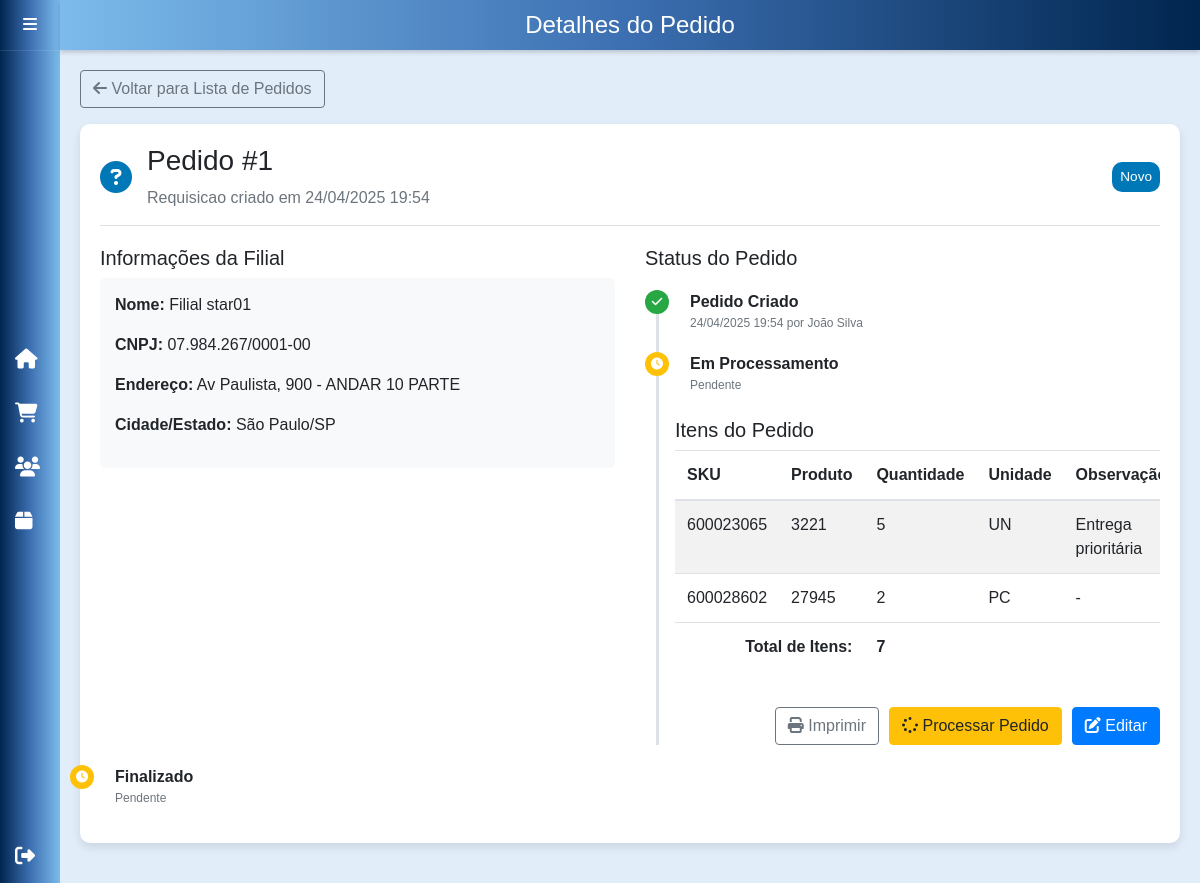
The page /pages/admin/detalhes_pedido.php?id=1 (signed in) on the database its author committed.
### tables this page shows
CREATE TABLE pedidos (
    id INT AUTO_INCREMENT PRIMARY KEY,
    data DATETIME DEFAULT CURRENT_TIMESTAMP,
    tipo_pedido ENUM('requisicao', 'troca', 'doacao', 'devolucao') NOT NULL DEFAULT 'requisicao',
    status ENUM('novo', 'processo', 'finalizado') NOT NULL DEFAULT 'novo',
    filial_id INT,
    usuario_id INT,
    observacoes TEXT,
    data_processamento DATETIME,
    data_finalizacao DATETIME,
    FOREIGN KEY (filial_id) REFERENCES filiais(id),
    FOREIGN KEY (usuario_id) REFERENCES usuarios(id)
);

CREATE TABLE filiais (
    id INT AUTO_INCREMENT PRIMARY KEY,
    nome_filial VARCHAR(255) NOT NULL,
    cnpj VARCHAR(20) NOT NULL,
    responsavel VARCHAR(255),
    endereco VARCHAR(255),
    cep VARCHAR(10),
    bairro VARCHAR(100),
    cidade VARCHAR(100),
    uf CHAR(2),
    estado CHAR(2)
);

CREATE TABLE usuarios (
    id INT NOT NULL AUTO_INCREMENT PRIMARY KEY,
    username VARCHAR(255) NOT NULL,
    password VARCHAR(255) NOT NULL,
    tipo_usuario INT NOT NULL,
    cnpj VARCHAR(20),
    responsavel VARCHAR(255),
    endereco VARCHAR(255),
    cep VARCHAR(10),
    bairro VARCHAR(100),
    cidade VARCHAR(100),
    uf CHAR(2),
    nome VARCHAR(255),
    FOREIGN KEY (tipo_usuario) REFERENCES tipo_usuario(id)
);

CREATE TABLE pedido_itens (
    id INT AUTO_INCREMENT PRIMARY KEY,
    pedido_id INT,
    sku INT,
    quantidade INT,
    observacao TEXT,
    FOREIGN KEY (pedido_id) REFERENCES pedidos(id),
    FOREIGN KEY (sku) REFERENCES produtos(sku)
);

CREATE TABLE produtos (
    sku INT NOT NULL PRIMARY KEY,
    produto VARCHAR(255) NOT NULL,
    grupo VARCHAR(255) NOT NULL,
    unidade_medida VARCHAR(10) DEFAULT 'UN'
);

### pages/admin/detalhes_pedido.php (the view, shortened to what this page needs)
<?php
require_once '../../includes/db.php';
$pedido_id = intval($_GET['id']);
$query = "SELECT p.*, f.nome_filial, f.cnpj, f.endereco, f.cidade, f.estado, u.nome as usuario_nome
          FROM pedidos p
          JOIN filiais f ON p.filial_id = f.id
          JOIN usuarios u ON p.usuario_id = u.id
          WHERE p.id = ?";
$stmt = $conn->prepare($query);
$stmt->bind_param("i", $pedido_id);
$stmt->execute();
$resultado = $stmt->get_result();
$pedido = $resultado->fetch_assoc();
$query_itens = "SELECT i.*, pr.produto, pr.unidade_medida
                FROM pedido_itens i
                JOIN produtos pr ON i.sku = pr.sku
                WHERE i.pedido_id = ?";
$stmt_itens = $conn->prepare($query_itens);
$stmt_itens->bind_param("i", $pedido_id);
$stmt_itens->execute();
$itens = $stmt_itens->get_result();
?>
<!DOCTYPE html>
<html lang="pt-BR">
<head>
    <link href="https://stackpath.bootstrapcdn.com/bootstrap/4.5.2/css/bootstrap.min.css" rel="stylesheet">
    <link rel="stylesheet" href="https://cdnjs.cloudflare.com/ajax/libs/font-awesome/5.15.4/css/all.min.css">
    <link rel="stylesheet" href="https://cdnjs.cloudflare.com/ajax/libs/font-awesome/6.5.0/css/all.min.css">
    <link rel="stylesheet" href="../../css/pedidos.css">
</head>
<body>
    <div class="sidebar">
        <div class="sidebar-header">
            <i class="fas fa-bars"></i>
        </div>
        <div>
            <a href="dashboard.php">
                <i class="fas fa-home icon"></i>
            </a>
            <a href="pedidos.php">
                <i class="fas fa-shopping-cart icon"></i>
            </a>
            <a href="usuarios.php">
                <i class="fas fa-users icon"></i>
            </a>
            <a href="produtos.php">
                <i class="fas fa-box icon"></i>
            </a>
        </div>
        <a href="../../logout/logout.php">
            <i class="fas fa-sign-out-alt icon"></i>
        </a>
    </div>
    <div class="content">
        <div class="header">
            <h1>Detalhes do Pedido</h1>
        </div>
        <div class="main-content">
            <div class="mb-3">
                <a href="pedidos.php" class="btn btn-outline-secondary">
                    <i class="fas fa-arrow-left"></i> Voltar para Lista de Pedidos
                </a>
            </div>
            <div class="details-card">
                <div class="details-header">
                    <div class="d-flex align-items-center">
                        <?php
                        $tipoIconMap = [
                            'requisicao' => '<i class="fas fa-file-invoice pedido-tipo-icon"></i>',
                            'troca' => '<i class="fas fa-exchange-alt pedido-tipo-icon"></i>',
                            'doacao' => '<i class="fas fa-gift pedido-tipo-icon"></i>',
                            'devolucao' => '<i class="fas fa-undo-alt pedido-tipo-icon"></i>'
                        ];
                        $tipoIcon = $tipoIconMap[$pedido['tipo_pedido']] ?? '<i class="fas fa-question-circle pedido-tipo-icon"></i>';
                        echo $tipoIcon;
                        ?>
                        <div>
                            <h3>Pedido #<?= $pedido_id ?></h3>
                            <p class="text-muted mb-0">
                                <?= ucfirst($pedido['tipo_pedido']) ?> criado em <?= date('d/m/Y H:i', strtotime($pedido['data'])) ?>
                            </p>
                        </div>
                    </div>
                    <div class="status-badge-container">
                        <?php
                        $statusBadgeMap = [
                            'novo' => 'badge-primary',
                            'processo' => 'badge-warning',
                            'finalizado' => 'badge-success'
                        ];
                        $statusBadge = $statusBadgeMap[$pedido['status']] ?? 'badge-secondary';
                        ?>
                        <span class="badge <?= $statusBadge ?> p-2">
                            <?= ucfirst($pedido['status']) ?>
                        </span>
                    </div>
                </div>
                <div class="row">
                    <div class="col-md-6">
                        <h5>Informações da Filial</h5>
                        <div class="filial-info">
                            <p><strong>Nome:</strong> <?= $pedido['nome_filial'] ?></p>
                            <p><strong>CNPJ:</strong> <?= preg_replace('/(\d{2})(\d{3})(\d{3})(\d{4})(\d{2})/', '$1.$2.$3/$4-$5', $pedido['cnpj']) ?></p>
                            <p><strong>Endereço:</strong> <?= $pedido['endereco'] ?></p>
                            <p><strong>Cidade/Estado:</strong> <?= $pedido['cidade'] ?>/<?= $pedido['estado'] ?></p>
                        </div>
                    </div>
                    <div class="col-md-6">
                        <h5>Status do Pedido</h5>
                        <div class="timeline">
                            <div class="timeline-item completed">
                                <div class="timeline-badge">
                                    <i class="fas fa-check"></i>
                                </div>
                                <div class="timeline-content">
                                    <p class="mb-0"><strong>Pedido Criado</strong></p>
                                    <p class="timeline-date">
                                        <?= date('d/m/Y H:i', strtotime($pedido['data'])) ?> por <?= $pedido['usuario_nome'] ?>
                                    </p>
                                </div>
                            </div>
                            <?php if ($pedido['status'] == 'processo' || $pedido['status'] == 'finalizado'): ?>
                            <div class="timeline-item completed">
                                <div class="timeline-badge">
                                    <i class="fas fa-check"></i>
                                </div>
                                <div class="timeline-content">
                                    <p class="mb-0"><strong>Em Processamento</strong></p>
                                    <p class="timeline-date">
                                        <?= isset($pedido['data_processamento']) ? date('d/m/Y H:i', strtotime($pedido['data_processamento'])) : 'Data não registrada' ?>
                                    </p>
                                </div>
                            </div>
                            <?php else: ?>
                            <div class="timeline-item pending">
                                <div class="timeline-badge">
                                    <i class="fas fa-clock"></i>
                                </div>
                                <div class="timeline-content">
                                    <p class="mb-0"><strong>Em Processamento</strong></p>
                                    <p class="timeline-date">Pendente</p>
                                </div>
                            </div>
                            <?php endif; ?>
                <div class="mt-4">
                    <h5>Itens do Pedido</h5>
                    <div class="table-responsive">
                        <table class="table table-striped">
                            <thead>
                                <tr>
                                    <th>SKU</th>
                                    <th>Produto</th>
                                    <th>Quantidade</th>
                                    <th>Unidade</th>
                                    <th>Observação</th>
                                </tr>
                            </thead>
                            <tbody>
                                <?php
                                $total_itens = 0;
                                if ($itens->num_rows > 0):
                                    while ($item = $itens->fetch_assoc()):
                                        $total_itens += $item['quantidade'];
                                ?>
                                <tr class="item-row">
                                    <td><?= $item['sku'] ?></td>
                                    <td><?= $item['produto'] ?></td>
                                    <td><?= $item['quantidade'] ?></td>
                                    <td><?= $item['unidade_medida'] ?></td>
                                    <td><?= !empty($item['observacao']) ? $item['observacao'] : '-' ?></td>
                                </tr>
                                <?php
                                    endwhile;
                                else:
                                ?>
                                <tr>
                                    <td colspan="5" class="text-center">Nenhum item encontrado para este pedido.</td>
                                </tr>
                                <?php endif; ?>
                            </tbody>
                            <tfoot>
                                <tr>
                                    <td colspan="2" class="text-right"><strong>Total de Itens:</strong></td>
                                    <td><strong><?= $total_itens ?></strong></td>
                                    <td colspan="2"></td>
                                </tr>
                            </tfoot>
                        </table>
                    </div>
                </div>
                <div class="action-buttons">
                    <button class="btn btn-outline-secondary" onclick="window.print();">
                        <i class="fas fa-print"></i> Imprimir
                    </button>
                    <?php if ($pedido['status'] == 'novo'): ?>
                    <a href="processar_pedido.php?id=<?= $pedido_id ?>" class="btn btn-warning">
                        <i class="fas fa-spinner"></i> Processar Pedido
                    </a>
                    <?php elseif ($pedido['status'] == 'processo'): ?>
                    <a href="finalizar_pedido.php?id=<?= $pedido_id ?>" class="btn btn-success">
                        <i class="fas fa-check-circle"></i> Finalizar Pedido
                    </a>
                    <?php endif; ?>
                    <?php if ($pedido['status'] != 'finalizado'): ?>
                    <a href="editar_pedido.php?id=<?= $pedido_id ?>" class="btn btn-primary">
                        <i class="fas fa-edit"></i> Editar
                    </a>
                    <?php endif; ?>
                </div>
            </div>
        </div>
    </div>
</body>
</html>
                            <?php if ($pedido['status'] == 'finalizado'): ?>
                            <div class="timeline-item completed">
                                <div class="timeline-badge">
                                    <i class="fas fa-check"></i>
                                </div>
                                <div class="timeline-content">
                                    <p class="mb-0"><strong>Finalizado</strong></p>
                                    <p class="timeline-date">
                                        <?= isset($pedido['data_finalizacao']) ? date('d/m/Y H:i', strtotime($pedido['data_finalizacao'])) : 'Data não registrada' ?>
                                    </p>
                                </div>
                            </div>
                            <?php else: ?>
                            <div class="timeline-item pending">
                                <div class="timeline-badge">
                                    <i class="fas fa-clock"></i>
                                </div>
                                <div class="timeline-content">
                                    <p class="mb-0"><strong>Finalizado</strong></p>
                                    <p class="timeline-date">Pendente</p>
                                </div>
                            </div>
                            <?php endif; ?>

### css/pedidos.css (style rules this page uses)
body { display: flex; font-family: 'Arial', sans-serif; margin: 0; height: 100vh; background-color: #fff4e8; }
.sidebar { width: 60px; background-image: linear-gradient(to left, rgb(124, 187, 235) 0%, rgb(60, 111, 177) 50%, rgb(0, 37, 78) 100%); transition: width 0.3s; overflow: hidden; display: flex; flex-direction: column; justify-content: space-between; box-shadow: 2px 0 10px rgba(0, 0, 0, 0.1); }
.sidebar a { display: flex; align-items: center; padding: 15px; color: white; text-decoration: none; transition: background 0.3s; }
.sidebar-header { color: white; text-align: center; padding: 13px 0; border-bottom: 1px solid rgba(255, 255, 255, 0.1); }
.icon { color: white; font-size: 20px; width: 30px; text-align: center; margin-right: 10px; }
.content { flex: 1; padding: 0; background-color: #E2EDFA; display: flex; flex-direction: column; }
.header { background-image: linear-gradient(to right, rgb(124, 187, 235) 0%, rgb(60, 111, 177) 50%, rgb(0, 37, 78) 100%); color: white; height: 50px; display: flex; align-items: center; justify-content: center; box-shadow: 0 2px 5px rgba(0, 0, 0, 0.2); margin-bottom: 0; border-radius: 0; }
.header h1 { margin: 0; font-size: 1.5rem; }
.main-content { padding: 20px; flex: 1; overflow-y: auto; }
.badge { font-size: 85%; font-weight: 500; padding: 0.35em 0.65em; border-radius: 10px; }
.badge-primary { background-color: #0077B6; }

### pages/admin/detalhes_pedido.php (style rules this page uses)
.details-card { background-color: white; border-radius: 10px; box-shadow: 0 4px 10px rgba(0, 0, 0, 0.1); padding: 20px; margin-bottom: 20px; }
.details-header { display: flex; justify-content: space-between; align-items: center; border-bottom: 1px solid #dee2e6; padding-bottom: 15px; margin-bottom: 20px; }
.status-badge-container { display: flex; align-items: center; gap: 10px; }
.timeline { position: relative; margin: 20px 0; padding-left: 30px; }
.timeline:before { content: ''; position: absolute; top: 0; bottom: 0; left: 11px; width: 3px; background-color: #dee2e6; }
.timeline-item { position: relative; margin-bottom: 20px; }
.timeline-item:last-child { margin-bottom: 0; }
.timeline-badge { position: absolute; left: -30px; width: 24px; height: 24px; border-radius: 50%; text-align: center; background-color: #0077B6; color: white; line-height: 24px; font-size: 12px; z-index: 1; }
.timeline-item.completed .timeline-badge { background-color: #28a745; }
.timeline-item.pending .timeline-badge { background-color: #ffc107; }
.timeline-content { padding-left: 15px; }
.timeline-date { font-size: 12px; color: #6c757d; }
.filial-info { padding: 15px; border-radius: 5px; background-color: #f8f9fa; margin-bottom: 20px; }
.action-buttons { display: flex; gap: 10px; justify-content: flex-end; margin-top: 20px; }
.pedido-tipo-icon { font-size: 2rem; margin-right: 15px; color: #0077B6; }

### rows shown on the page
pedidos: tipo_pedido "Requisicao", data "24/04/2025 19:54", status "Novo", filial.nome_filial "Filial star01", filial.cnpj "07.984.267/0001-00", filial.endereco "Av Paulista, 900 - ANDAR 10 PARTE", filial.cidade "São Paulo", filial.estado "SP", usuario.nome "João Silva"
pedido_itens: sku "600023065", sku.produto "3221", quantidade "5", sku.unidade_medida "UN", observacao "Entrega prioritária"
pedido_itens: sku "600028602", sku.produto "27945", quantidade "2", sku.unidade_medida "PC"

### other values the page prints
$pedido_id "1"
$total_itens "7"
